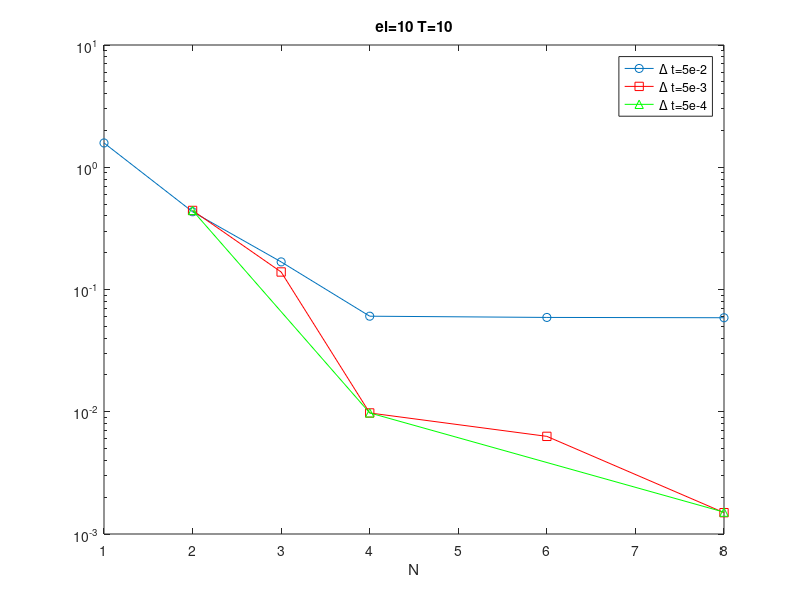
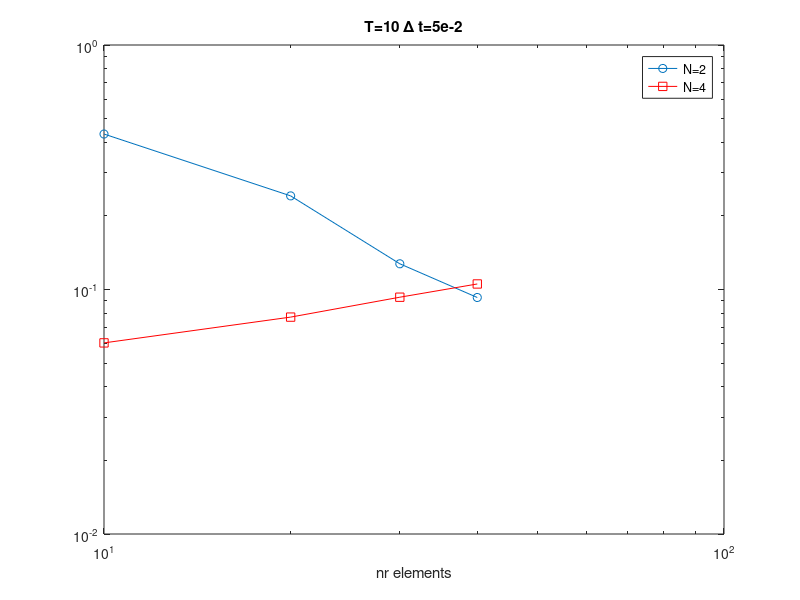
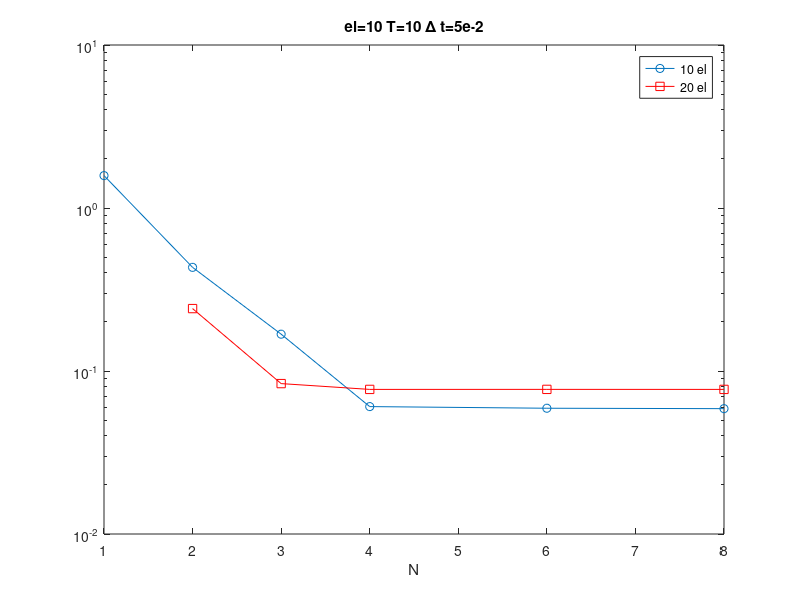
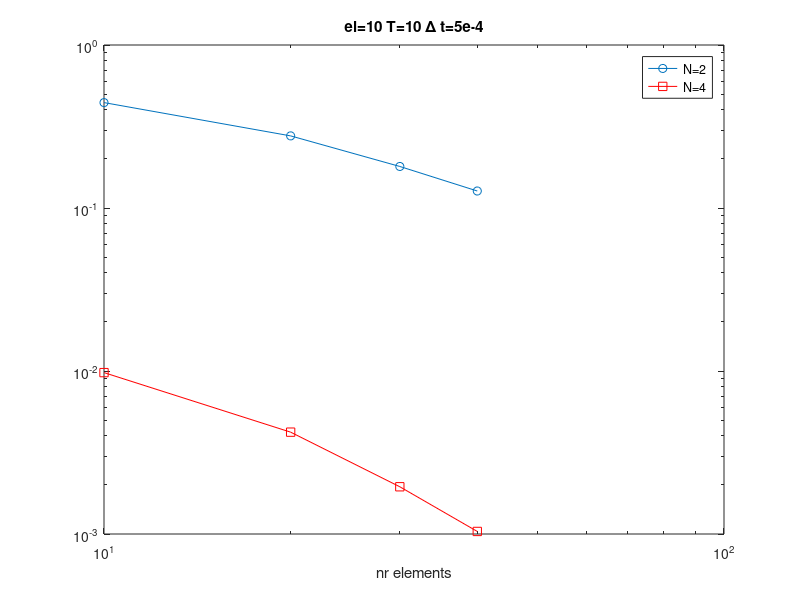

MATLAB code to generate these figures, in order:


% 10 el T=10 dt=5e-2
% p-conv

N_case1 = [1 2 3 4 6 8]';
L2_case1 = [ 1.5807
             4.324e-1
             1.6821e-1
             6.0485e-2
             5.9097e-2
             5.8756e-2 ];

% h-conv N=2
% El_case2 = [ 10 20 30 40 50 ]';
El_case2 = [ 10 20 30 40 ]';
L2_case2 = [ 4.324e-1
             2.415e-1
             1.274e-1
             9.275e-2 ];
%              8.9819e-2 ];

% h-conv N=4
El_case3 = El_case2;
L2_case3 = [ 6.0485e-2
             7.7111e-2
             9.3003e-2
             1.0535e-1 ];
%              1.1680e-1 ];

% dt=5e-4
% p-conv
N_case4 = [2 3 4 6 8];
L2_case4 = [ 4.4329e-1
             1.3908e-1
             9.7753e-3
             6.2911e-3
             1.4948e-3 ];

% h-conv N=2
El_case5 = El_case2;
L2_case5 = [ 4.4329e-1
             2.7698e-1
             1.7982e-1
             1.2714e-1 ];

% h-conv N=4
El_case6 = El_case2;
L2_case6 = [ 9.7753e-3
             4.2155e-3
             1.9490e-3
             1.0367e-3 ];

% t-conv el=10 N=2
dt_case7 = [ 5e-2 5e-3 5e-4 ];
L2_case7 = [ 4.324e-1
             4.4329e-1
             4.4329e-1 ];
         
% t-conv el=10 N=4
dt_case8 = dt_case7;
L2_case8 = [ 6.0485e-2
             9.7753e-3
             9.7824e-3 ];

% 10 el T=10 dt=0.05
% p-conv
N_case9 = [2 3 4 6 8];
L2_case9 = [ 2.4150e-1
             8.3703e-2
             7.7111e-2
             7.7143e-2
             7.7110e-2 ];
         
% 10 el T=10 dt=5e-4
N_case10 = [ 2 4 8];
L2_case10 = [ 4.4329e-1
              9.7824e-3
              1.5100e-3 ];

% 10 el N=8 T=10
dt_case11 = dt_case7;
L2_case11 = [ 5.8756e-2
              1.4948e-3
              1.5100e-3 ];

%%%%%%%%%%%%%%%%%%%%%%%%%%%%%%%%%%%%%%%%%%%%%%%%%%%%%%%%%%%%%%%%%%%%%%%%%%%

figure
semilogy(N_case1,L2_case1,'-o')
hold on
semilogy(N_case4,L2_case4,'-sr')
semilogy(N_case10,L2_case10,'-^g')
legend('\Delta t=5e-2','\Delta t=5e-3','\Delta t=5e-4')
title('el=10 T=10')
xlabel('N')

figure
loglog(El_case2,L2_case2,'-o')
hold on
loglog(El_case3,L2_case3,'-sr')
legend('N=2','N=4')
title('T=10 \Delta t=5e-2')
xlabel('nr elements')

figure
semilogy(N_case1,L2_case1,'-o')
hold on
semilogy(N_case9,L2_case9,'-sr')
legend('10 el','20 el')
title('el=10 T=10 \Delta t=5e-2')
xlabel('N')

figure
loglog(El_case5,L2_case5,'-o')
hold on
loglog(El_case6,L2_case6,'-sr')
legend('N=2','N=4')
title('el=10 T=10 \Delta t=5e-4')
xlabel('nr elements')

figure
loglog(dt_case7,L2_case7,'-o')
hold on
loglog(dt_case8,L2_case8,'-sr')
legend('N=2','N=4')
title('T=10 el=10')
xlabel('\Delta t')